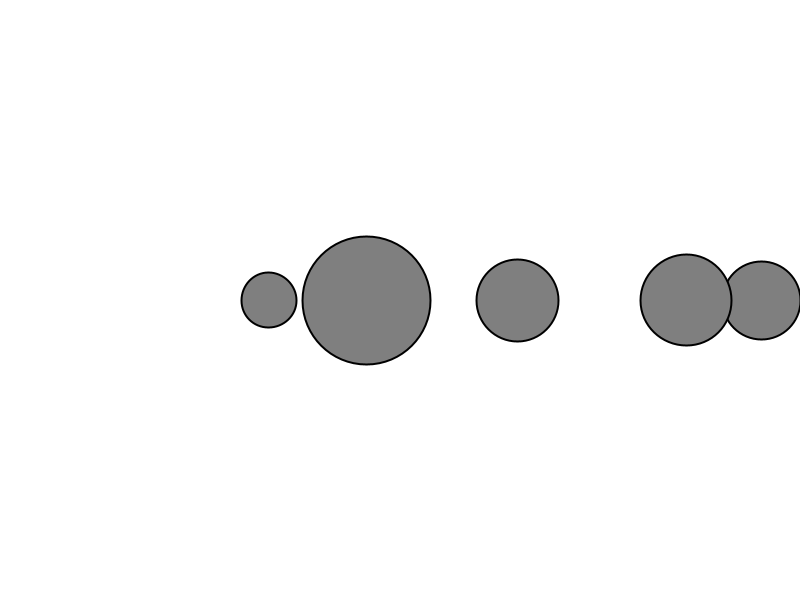
Frame 1 (no input)
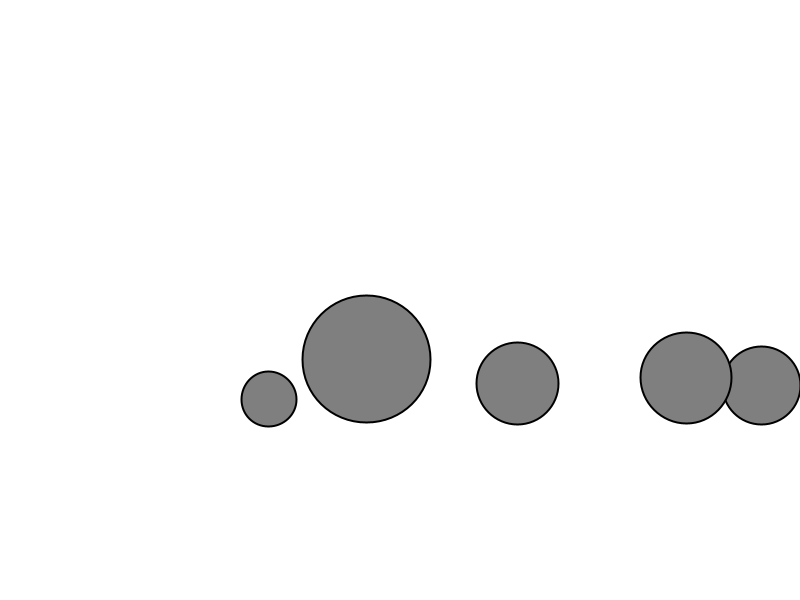
Frame 60 (the mouse pressed at the canvas centre just before this capture)
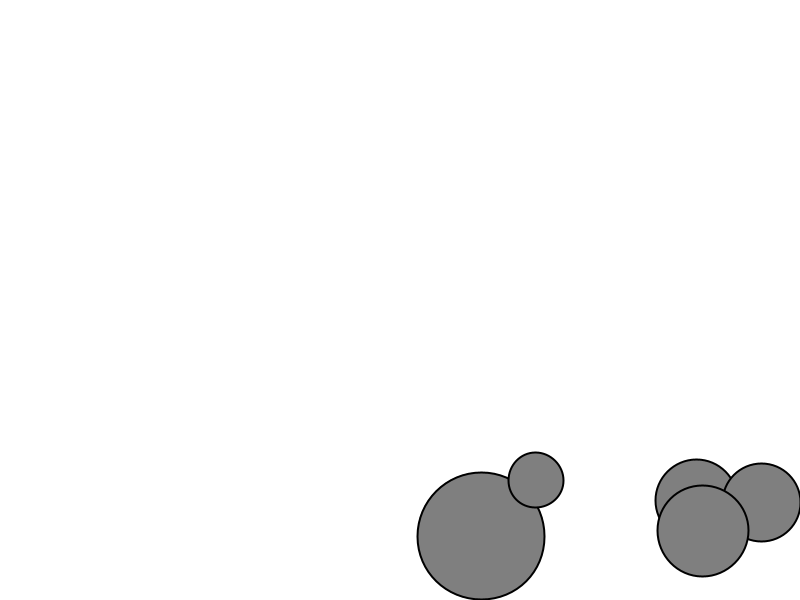
Frame 120 (the mouse held since frame 60 and released just before this capture)

The Processing sketch that drew these frames (run headless with seeded random() and noise(); from frame 60 on, the mouse is pressed at the canvas centre):

// Processing sketch: frictionforce
// ── frictionforce.pde
Mover[] movers;

void setup() {
  size(800, 600);
  movers = new Mover[5];
  for(int i = 0; i < movers.length; i++) {
    movers[i] = new Mover();
  }
}

void draw() {
  background(255);
  
  for(Mover m : movers) {
    PVector gravity = new PVector(0, 0.3);
    gravity.mult(m.mass);
    m.applyForce(gravity);
    
    if(mousePressed) {
      PVector wind = new PVector(0.2, 0);
      m.applyForce(wind);
    }
    
    // Apply friction
    if(keyPressed) {
      PVector friction = m.velocity.get();
      friction.normalize();
      float c = -0.1;
      friction.mult(c);
      m.applyForce(friction);
    }
    
    m.update();
    m.edges();
    m.display();
  }
}

// ── Mover.pde
class Mover {
  PVector location;
  PVector velocity;
  PVector acceleration;
  float mass;
  float radius;
    
  Mover() {
    location = new PVector(random(width),height/2);
    velocity = new PVector(0, 0);
    acceleration = new PVector(0, 0);  
    mass = random(1,5);
    radius = mass*20;
  }
  
  // Newton's 2nd Law
  void applyForce(PVector force) {
    // F = m * a
    PVector f = PVector.div(force, mass);
    acceleration.add(f);
  }

  void update() {
    velocity.add(acceleration);
    location.add(velocity);
    //velocity.limit(5);  
    acceleration.mult(0);
  }
  
  void display() {
    stroke(0);
    strokeWeight(2);
    fill(127);
    ellipse(location.x, location.y, radius*2, radius*2);
  }
  
  void edges() {
    if(location.x > width-radius) {
      location.x = width-radius;
      velocity.x *= -1;
    }
    if(location.x < radius) {
      location.x = radius;
      velocity.x *= -1;
    }
    if(location.y > height-radius) {
      location.y = height-radius;
      velocity.y *= -1;
    }
    if(location.y < radius) {
      location.y = radius;
      velocity.y *= -1;
    }
  }
}
